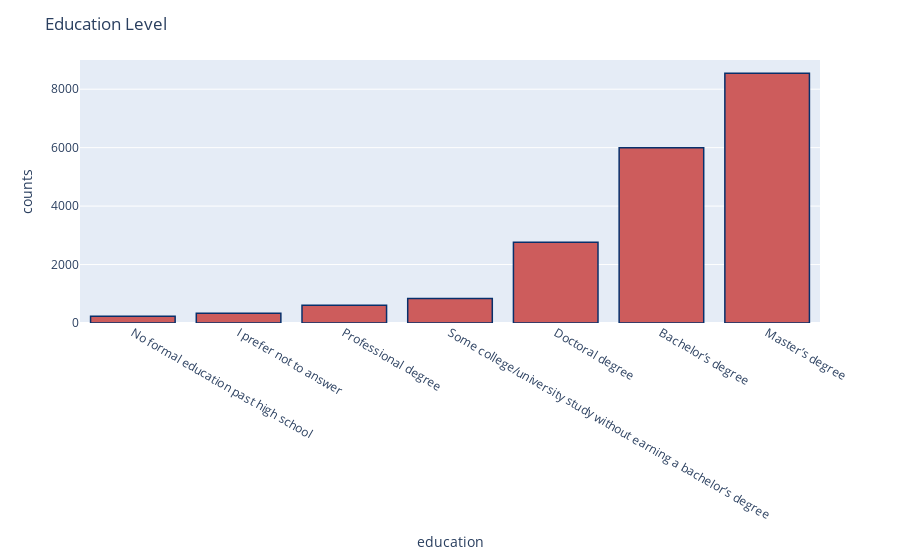

Notebook code cell kept with this figure:
### Code cell
#Education
edu_count= pd.DataFrame({'education':df["education"].value_counts().index, 'counts':df["education"].value_counts().values}).sort_values("counts")
fig = px.bar(edu_count, x='education', y='counts')
fig.update_traces(marker_color="indianred",marker_line_color='rgb(8,48,107)',
                  marker_line_width=1.5)
fig.update_layout(title_text='Education Level')
# py.plot(fig, filename="edu level")
fig.show()

### Figure 1 — Plotly figure (JSON) as saved in the notebook; plotly's stock layout.template omitted (floating-point values rounded to 4 significant figures)
{"data": [{"alignmentgroup": "True", "hovertemplate": "education=%{x}<br>counts=%{y}<extra></extra>", "legendgroup": "", "marker": {"color": "indianred", "line": {"color": "rgb(8,48,107)", "width": 1.5}}, "name": "", "offsetgroup": "", "orientation": "v", "showlegend": false, "textposition": "auto", "type": "bar", "x": ["No formal education past high school", "I prefer not to answer", "Professional degree", "Some college/university study without earning a bachelor’s degree", "Doctoral degree", "Bachelor’s degree", "Master’s degree"], "xaxis": "x", "y": [233, 333, 611, 837, 2767, 5993, 8549], "yaxis": "y"}], "layout": {"barmode": "relative", "legend": {"tracegroupgap": 0}, "margin": {"t": 60}, "title": {"text": "Education Level"}, "xaxis": {"anchor": "y", "domain": [0, 1], "title": {"text": "education"}}, "yaxis": {"anchor": "x", "domain": [0, 1], "title": {"text": "counts"}}}}
